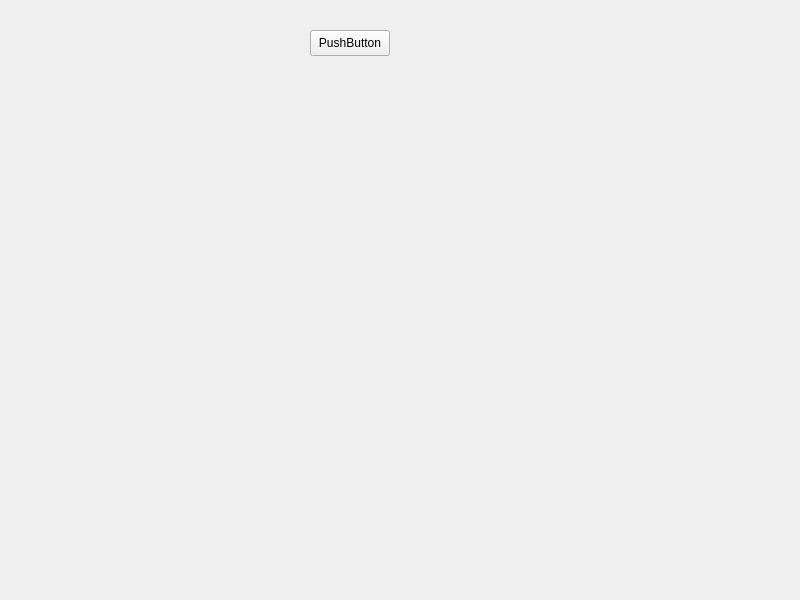
<?xml version="1.0" encoding="UTF-8"?>
<ui version="4.0">
 <class>Widget</class>
 <widget class="QWidget" name="Widget">
  <property name="geometry">
   <rect>
    <x>0</x>
    <y>0</y>
    <width>800</width>
    <height>600</height>
   </rect>
  </property>
  <property name="windowTitle">
   <string>Widget</string>
  </property>
  <widget class="QPushButton" name="pushButton">
   <property name="geometry">
    <rect>
     <x>310</x>
     <y>30</y>
     <width>80</width>
     <height>26</height>
    </rect>
   </property>
   <property name="text">
    <string>PushButton</string>
   </property>
  </widget>
 </widget>
 <resources/>
 <connections/>
</ui>
